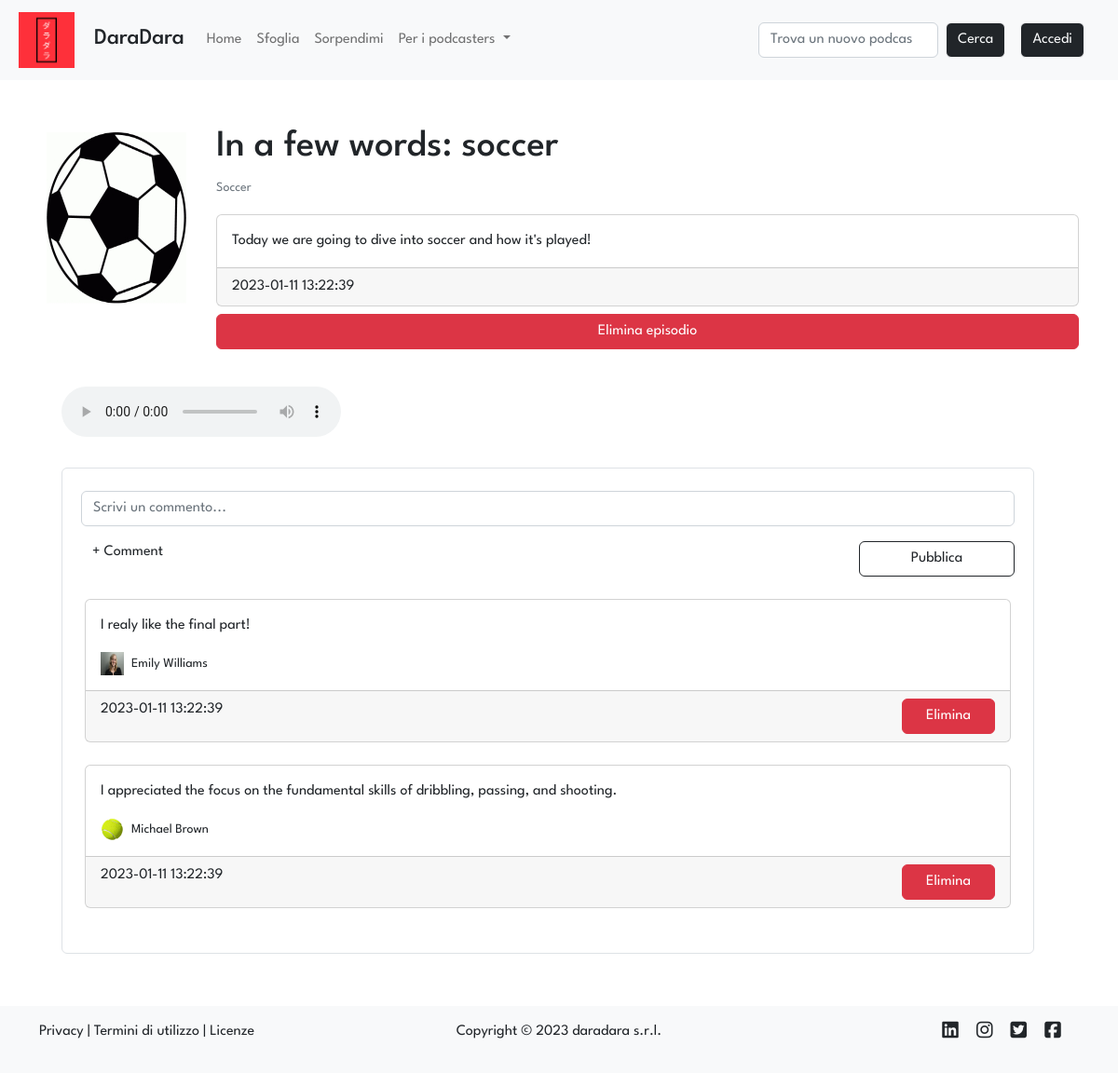
The page /podcast/1/episode/1 on the database its author committed.
### tables this page shows
CREATE TABLE "podcasts" (
	"id"	INTEGER NOT NULL UNIQUE,
	"title"	TEXT NOT NULL UNIQUE,
	"desc"	TEXT NOT NULL,
	"img"	TEXT NOT NULL,
	"id_user"	INTEGER NOT NULL,
	FOREIGN KEY("id_user") REFERENCES "users"("id"),
	PRIMARY KEY("id" AUTOINCREMENT)
);

CREATE TABLE "episodes" (
	"id"	INTEGER NOT NULL UNIQUE,
	"title"	TEXT NOT NULL UNIQUE,
	"description"	TEXT NOT NULL,
	"audio"	TEXT NOT NULL,
	"timestamp"	TEXT NOT NULL,
	"id_podcast"	INTEGER NOT NULL,
	FOREIGN KEY("id_podcast") REFERENCES "podcasts"("id"),
	PRIMARY KEY("id" AUTOINCREMENT)
);

CREATE TABLE "comments" (
	"id_user"	INTEGER NOT NULL,
	"id_ep"	INTEGER NOT NULL,
	"text"	TEXT NOT NULL,
	"timestamp"	TEXT NOT NULL,
	FOREIGN KEY("id_ep") REFERENCES "episodes"("id"),
	FOREIGN KEY("id_user") REFERENCES "users"("id"),
	PRIMARY KEY("id_user","id_ep","timestamp")
);

CREATE TABLE "users" (
	"id"	INTEGER NOT NULL UNIQUE,
	"email"	TEXT NOT NULL UNIQUE,
	"password"	TEXT NOT NULL,
	"name"	TEXT NOT NULL,
	"surname"	TEXT NOT NULL,
	"propic"	TEXT NOT NULL,
	PRIMARY KEY("id" AUTOINCREMENT)
);

### app.py (the view)
@app.route('/podcast/<int:id_pod>/episode/<int:id_ep>')
def episode(id_pod, id_ep):
    episode = dao.get_episode(id_ep)
    if episode and episode['id_podcast'] == id_pod:
        podcast = dao.get_podcast(id_pod)
        comments = dao.get_comments_extended(id_ep)
        return render_template('episode.html', id=id_ep, id_pod=id_pod, podcast=podcast, episode=episode, comments=comments)
    else:
        flash(message='Si è verificato un errore', category='danger')
        return redirect(url_for('index'))

### data/dao.py (called while the page is built)
def get_comments_extended(id_ep):
    conn, cursor = connect()
    comments = False
    try:
        sql = "SELECT comments.id_user, text, timestamp, name, surname, propic FROM comments, users WHERE comments.id_user = users.id AND id_ep = ?"
        cursor.execute(sql, (id_ep,))
        comments = cursor.fetchall()
    except Exception as e:
        print(e)
    close(conn, cursor)
    return comments

def get_episode(id):
    conn, cursor = connect()
    episode = False
    try:
        sql = 'SELECT * FROM episodes WHERE id = ?'
        cursor.execute(sql, (id,))
        episode = cursor.fetchone()
    except Exception as e:
        print(e)
    close(conn, cursor)
    return episode

def get_podcast(id):
    conn, cursor = connect()
    podcast = False
    try:
        sql = 'SELECT * FROM podcasts WHERE id = ?'
        cursor.execute(sql, (id,))
        podcast = cursor.fetchone()
    except Exception as e:
        print(e)
    close(conn, cursor)
    return podcast

def connect():
    conn = sqlite3.connect(PATH)
    conn.row_factory = sqlite3.Row
    cursor = conn.cursor()
    return conn, cursor

def close(conn, cursor):
    cursor.close()
    conn.close()

### templates/episode.html (shortened to what this page needs)
{% extends 'layout.html' %}
{% block stylesheets %} <link rel="stylesheet" href="{{url_for('static', filename='stylesheets/episode.css')}}"> {% endblock %}
{% block content %}
<div class="row">
    <div class="col-12 col-lg-2 d-flex justify-content-center">
        <img src="{{url_for('static', filename='uploads/images/covers/{0}{1}'.format(id_pod, podcast.img))}}" alt="Immagine podcast" class="card-img p-1 p-lg-2 episode-img">
    </div>
    <div class="col mt-4 mt-lg-0">
        <div class="row d-flex justify-content-center align-items-center mb-3">
            <h1 class="">{{episode.title}}</h1>
            <a href="{{url_for('podcast', id=podcast.id)}}"><p class="card-text"><small class="text-muted">{{podcast.title}}</small></p></a>
        </div>
        <div class="card">
            <div class="card-body">
              <p class="card-text">{{episode.description}}</p>
            </div>
            <div class="card-footer">
                {{episode.timestamp}}
            </div>
        </div>
        <div class="row mx-0 my-2 d-flex justify-content-center align-content-center display-5">
            <button type="button" class="btn btn-danger" data-bs-toggle="modal" data-bs-target="#deleteEpisodeModal">
                Elimina episodio
            </button>
        </div>
    </div>
</div>
<div class="row mt-3 mx-lg-0 mx-2">
    <div id="player" class="col-md-7">
        <div class="card-body row g-2">
            <div class="text-light p-3">
                <audio controls>
                    <source src="audio-file.mp3" type="audio/mpeg">
                </audio>
            </div>
        </div>
    </div>
    <div class="row d-flex justify-content-center align-content-center my-2">
        <div class="row d-flex justify-content-center">
            <div class="">
              <div class="card shadow-0 border bg-ligth">
                <div class="card-body p-4">
                    <form class="form-outline mb-4 mx-2" action="{{ url_for('post_new_comment', id_ep=id, id_pod=id_pod) }}" method="POST">
                        <div class="row">
                            <input type="text" name="text" id="addANote" class="form-control" placeholder="Scrivi un commento..." />
                        </div>
                        <div class="row d-flex justify-content-between mt-3">
                            <label class="col-6 form-label" for="addANote">+ Comment</label>
                            <button type="submit" class="col-12 col-lg-2 btn btn-outline-dark">Pubblica</button>
                        </div>
                    </form>
                    {% for comment in comments %}
                    <div class="card mb-4">
                        <div class="card-body">
                        <p>{{comment.text}}</p>
                        <div class="d-flex justify-content-between">
                            <div class="d-flex flex-row align-items-center">
                                <img src="{{url_for('static', filename='uploads/images/propics/{0}{1}'.format(comment.id_user, comment.propic))}}" alt="avatar" width="25"
                                    height="25"/>
                                <p class="small mb-0 ms-2">{{comment.name}} {{comment.surname}}</p>
                            </div>
                        </div>
                        </div>
                        <div class="card-footer d-flex justify-content-between">
                            <div class="col-4 col-sm-3 col-lg-2">
                                {{comment.timestamp}}
                            </div>
                            <form class="col-8 col-sm-7 col-md-6 col-lg-5 d-flex justify-content-end" action="{{ url_for('post_delete_comment', id_pod=id_pod, id_ep=id) }}" method="POST">
                                <button type="submit" class="col-8 col-lg-3 btn btn-danger">Elimina</button>
                            </form>
                        </div>
                    </div>
                    {% endfor %}
                </div>
              </div>
            </div>
          </div>
    </div>
</div>
{% endblock %}

### static/stylesheets/layout.css (style rules this page uses)
* { font-family: 'League Spartan', sans-serif; }
a:not(.stock-a, .nav-link) { color: inherit; text-decoration: none; }

### static/stylesheets/episode.css (style rules this page uses)
.episode-img { max-height: 200px; max-width: 200px; }

### rows shown on the page
podcasts: img (picture), title "Soccer"
episodes: title "In a few words: soccer", description "Today we are going to dive into soccer and how it's played!", timestamp "2023-01-11 13:22:39"
comments: text "I realy like the final part!", id_user.propic (picture), name "Emily", surname "Williams", timestamp "2023-01-11 13:22:39"
comments: text "I appreciated the focus on the fundamental skills of dribbling, passing, and shooting.", id_user.propic (picture), name "Michael", surname "Brown", timestamp "2023-01-11 13:22:39"
